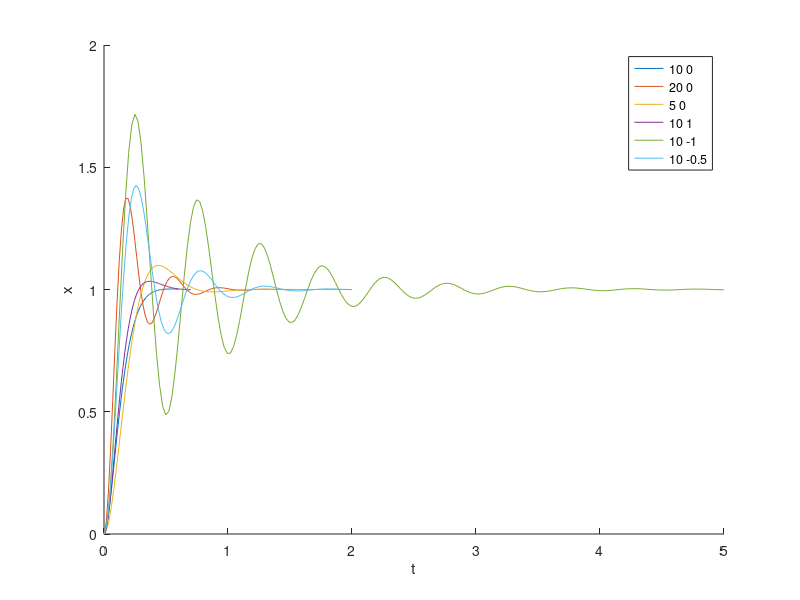

Reproduce this figure in MATLAB.
clear; clc; close all;
%givens:
Kg = 33.3; %    total gear ratio
Km = 0.0401; %   Motor Constant (V/(rad/sec) or Nm/amp)
J = 0.0005 + (0.2 * (0.2794.^2)) + 0.0015; %    Total Inertia (J = Jhub + J_load + J_extra) (Kgm^2)
Rm = 19.2; %    Armature Resistance (Ohms)
% K1 = 30;
% K3 = 1.5;
K1 = [10 20 5 10 10 10]; %  --gains with changable test values
K3 = [1.5 0 0 1 -1 -0.5]; %CHANGE THIS AND K3 TO GET DIFFERENT PLOTS
s = 0.5;%maybe delete later dont know if this is an unknown

theta_L = 0; % starting angle
theta_D = 0.5; % angle desired


% numerator and denomenator assigning
for i=1:length(K1)
    n1(i) = K1(i)*Kg*Km / (J*Rm); %numerator
    d2(i) = s.^2; %denominator ^2
    d1(i) = s.^1 * ( ((Kg.^2)*(Km.^2) / (J*Rm))  +  (K3(i)*Kg*Km / (J*Rm)) ); % denominator ^1
    d0(i) = K1(i).*Kg*Km / (J*Rm); %denominator ^0

    %V_in
    V_in(i) = K1(i)*(theta_D-theta_L)-s*K3(i)*theta_L;
end

figure;
hold on;

%closed loop system
for i = 1:length(K1)
    num = n1(i);
    den = [d2(i) d1(i) d0(i)];
    sysTF = tf(num, den);
    disp(i)
    [x,t] = step(sysTF);
    plot(t,x);
end
legend("10 0", ...
       "20 0", ...
       "5 0", ...
       "10 1", ...
       "10 -1", ...
       "10 -0.5","Location","best")
xlabel("t")
ylabel("x")

%add natural damping
B = 0;

%todo matlab code:
%   determine gains to meet performance objectives
%   modify gains(if necessary) to meet objectives
%   add in natural damping (B = ?) and compare
